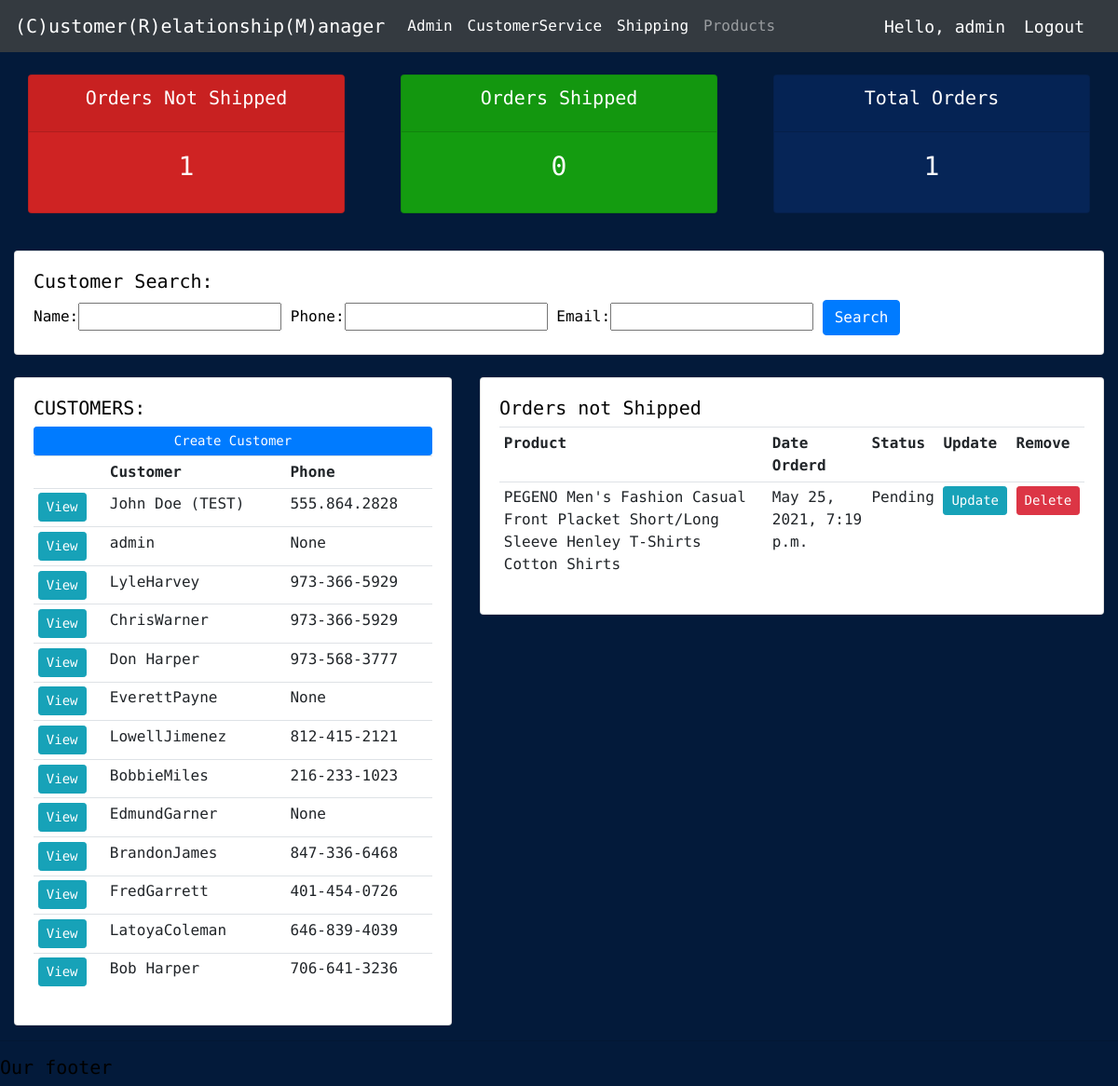
Page / (signed in) on the committed database.
### accounts/models.py (models this page shows, shortened)
class Customer(models.Model):
	user = models.OneToOneField(User, null=True, blank=True, on_delete=models.CASCADE)
	name = models.CharField(max_length=200, null=True)
	phone = models.CharField(max_length=200, null=True)
	email = models.CharField(max_length=200, null=True)
	shpAddrssSt = models.CharField(max_length=200, null=True)
	shpAddrssZp = models.CharField(max_length=200, null=True)
	bllAddrssSt = models.CharField(max_length=200, null=True)
	bllAddrssZp = models.CharField(max_length=200, null=True)
	profile_pic = models.ImageField(default="profile1.png", null=True, blank=True)
	date_created = models.DateTimeField(auto_now_add=True, null=True)

class Order(models.Model):
	STATUS = (
			('Pending', 'Pending'),
			('Picked', 'Picked'),
			('Shipped', 'Shipped'),
			('Out for delivery', 'Out for delivery'),
			('Delivered', 'Delivered'),
			)
	customer = models.ForeignKey(Customer, null=True, on_delete= models.SET_NULL)
	product = models.ForeignKey(Product, null=True, on_delete= models.SET_NULL)
	date_created = models.DateTimeField(auto_now_add=True, null=True)
	status = models.CharField(max_length=200, null=True, choices=STATUS)
	note = models.CharField(max_length=1000, null=True)

class Product(models.Model):
	CATEGORY = (
			('Indoor', 'Indoor'),
			('Out Door', 'Out Door'),
			)
	LOCATION = (
			('001','001'),
			('002','002'),
			('003','003'),
			('004','004'),
			('005','005'),
			('006','006'),
			('007','007'),
			)
	name = models.CharField(max_length=200, null=True)
	price = models.FloatField(null=True)
	category = models.CharField(max_length=200, null=True, choices=CATEGORY)
	location = models.CharField(max_length=200, null=True, choices=LOCATION)
	description = models.CharField(max_length=200, null=True, blank=True)
	date_created = models.DateTimeField(auto_now_add=True, null=True)
	tags = models.ManyToManyField(Tag)
	def __str__(self):
		return self.name

### accounts/decorators.py (the view)
	def wrapper_function(request, *args, **kwargs):
		group = None
		if request.user.groups.exists():
			group = request.user.groups.all()[0].name
		if group == 'customer':
			return redirect('user-page')
		if group == 'admin':
			return view_func(request, *args, **kwargs)

### accounts/views.py (called while the page is built)
@login_required(login_url='login')
@admin_only
def home(request):
	orders = Order.objects.filter(status='Pending').order_by("-date_created")
	customers = Customer.objects.all()
	myFilter = CustomerFilter(request.GET, queryset=customers)
	customers = myFilter.qs
	total_orders = orders.count()
	delivered = orders.filter(status='Delivered').count()
	pending = orders.filter(status='Pending').count()
	context = {'orders':orders, 'customers':customers,
	'total_orders':total_orders,'delivered':delivered,
	'pending':pending, 'myFilter': myFilter }
	return render(request, 'accounts/dashboard.html', context)

### accounts/templates/accounts/dashboard.html
{%  extends 'accounts/main.html' %}
{% block content %}
{%  include 'accounts/status.html' %}
<br>
<div class="row">
	<div class="col">
		<div class="card card-body">
			<h5>Customer Search:</h5>
			<form method="get">
				{{myFilter.form}}
		    <button class="btn btn-primary" type="submit">Search</button>
		  </form>
		</div>
	</div>
</div>
<br>
<div class="row">
	<div class="col-md-5">
		<div class="card card-body">
			<h5>CUSTOMERS:</h5>
            <a class="btn btn-primary  btn-sm btn-block" href="{% url 'create_new_customer' %}">Create Customer</a>
			<table class="table table-sm">
				<tr>
					<th></th>
					<th>Customer</th>
					<th>Phone</th>
				</tr>
				{% for customer in customers %}
					<tr>
						<td><a class="btn btn-sm btn-info" href="{% url 'customer' customer.id %}">View</a></td>
						<td>{{customer.name}}</td>
						<td>{{customer.phone}}</td>
					</tr>
				{% endfor %}
			</table>
		</div>
	</div>
	<div class="col-md-7">
		<div class="card card-body">
			<h5>Orders not Shipped</h5>
			<table class="table table-sm">
				<tr>
					<th>Product</th>
					<th>Date Orderd</th>
					<th>Status</th>
					<th>Update</th>
					<th>Remove</th>
				</tr>
				{% for order in orders %}
					<tr>
						<td>{{order.product}}</td>
						<td>{{order.date_created}}</td>
						<td>{{order.status}}</td>
						<td><a class="btn btn-sm btn-info" href="{% url 'updateOrder' order.id %}">Update</a></td>
						<td><a class="btn btn-sm btn-danger" href="{% url 'delete_order' order.id %}">Delete</a></td>
					</tr>
				{% endfor %}
			</table>
		</div>
	</div>
</div>
{% endblock %}

### accounts/templates/accounts/main.html (shortened to what this page needs)
{% load static %}
<!DOCTYPE html>
<html>
<head>
	<link rel="stylesheet" href="https://stackpath.bootstrapcdn.com/bootstrap/4.3.1/css/bootstrap.min.css">
	<link rel="stylesheet" type="text/css" href="{% static '/css/main.css' %}">
	<link href="https://fonts.googleapis.com/css2?family=Source+Code+Pro&display=swap" rel="stylesheet"></head>
<body>
	{%  include 'accounts/navbar.html' %}
	<div class="container-fluid">
	{% block content %}
	{% endblock %}
    </div>
	<hr>
	<h5>Our footer</h5>
</body>
</html>

### accounts/templates/accounts/navbar.html (shortened to what this page needs)
{% load static %}
<nav class="navbar navbar-expand-lg navbar-dark bg-dark">
  <a class="navbar-brand" href="#">(C)ustomer(R)elationship(M)anager</a>
  <div class="collapse navbar-collapse" id="navbarNav">
    <ul class="navbar-nav">
      {% if request.user.is_staff %}
      <li class="nav-item active">
        <a class="nav-link" href="{% url 'home' %}">Admin</a>
      </li>
      <li class="nav-item active">
        <a class="nav-link" href="{% url 'csHome' %}">CustomerService</a>
      </li>
      <li class="nav-item active">
        <a class="nav-link" href="{% url 'shipping' %}">Shipping</a>
      </li>
      <li class="nav-item">
        <a class="nav-link" href="{% url 'products' %}">Products</a>
      </li>
      {% endif %}
    </ul>
  </div>
  <span class="hello-msg">Hello, {{request.user}}</span>
  <span ><a  class="hello-msg" href="{% url 'logout' %}">Logout</a></span>
</nav>

### accounts/templates/accounts/status.html
<br>
<div class="row">
	<div class="col">
		<div class="col-md">
			<div class="card text-center text-white  mb-3" id="orders-pending">
			  	<div class="card-header">
			  		<h5 class="card-title">Orders Not Shipped</h5>
			  	</div>
			  	<div class="card-body">
			    	<h3 class="card-title">{{pending}}</h3>
			  	</div>
			</div>
		</div>
	</div>
	<div class="col">
		<div class="col-md">
			<div class="card text-center text-white  mb-3" id="orders-delivered">
			  	<div class="card-header">
			  		<h5 class="card-title">Orders Shipped</h5>
			  	</div>
			  	<div class="card-body">
			    	<h3 class="card-title">{{delivered}}</h3>
			  	</div>
			</div>
		</div>
	</div>
	<div class="col">
		<div class="col-md">
			<div class="card text-center text-white  mb-3" id="total-orders">
			  	<div class="card-header">
			  		<h5 class="card-title">Total Orders</h5>
			  	</div>
			  	<div class="card-body">
			    	<h3 class="card-title">{{total_orders}}</h3>
			  	</div>
			</div>
		</div>
	</div>
</div>

### static/css/main.css (style rules this page uses)
body { font-family: 'Source Code Pro', monospace; }
body { color: black; background-color: #031a3a; }
#total-orders { color: black; background-color: #062557; }
#orders-delivered { background-color: #149c10; }
#orders-pending { background-color: #cf2323; }

### accounts/templates/accounts/navbar.html (style rules this page uses)
.hello-msg { font-size: 18px; color: #fff; margin-right: 20px; }

### rows in the picture
Customer: name "John Doe (TEST)", phone "555.864.2828"
Customer: name "admin", phone "None"
Customer: name "LyleHarvey", phone "973-366-5929"
Customer: name "ChrisWarner", phone "973-366-5929"
Customer: name "Don Harper", phone "973-568-3777"
Customer: name "EverettPayne", phone "None"
Customer: name "LowellJimenez", phone "812-415-2121"
Customer: name "BobbieMiles", phone "216-233-1023"
Customer: name "EdmundGarner", phone "None"
Customer: name "BrandonJames", phone "847-336-6468"
Customer: name "FredGarrett", phone "401-454-0726"
Customer: name "LatoyaColeman", phone "646-839-4039"
Customer: name "Bob Harper", phone "706-641-3236"
Order: product "PEGENO Men's Fashion Casual Front Placket Short/Long Sleeve Henley T-Shirts Cotton Shirts", date_created "May 25, 2021, 7:19 p.m.", status "Pending"

### other values in the picture
{{ request.user }} "admin"
{{ pending }} "1"
{{ delivered }} "0"
{{ total_orders }} "1"
